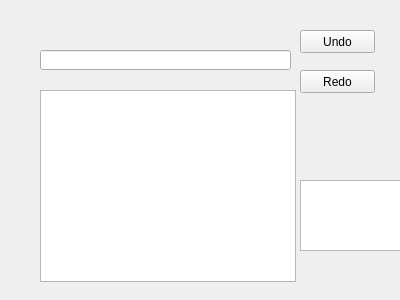
<?xml version="1.0" encoding="UTF-8"?>
<ui version="4.0">
 <class>dictionarywidget</class>
 <widget class="QWidget" name="dictionarywidget">
  <property name="geometry">
   <rect>
    <x>0</x>
    <y>0</y>
    <width>400</width>
    <height>300</height>
   </rect>
  </property>
  <property name="windowTitle">
   <string>dictionarywidget</string>
  </property>
  <widget class="QListView" name="listView">
   <property name="geometry">
    <rect>
     <x>40</x>
     <y>90</y>
     <width>256</width>
     <height>192</height>
    </rect>
   </property>
  </widget>
  <widget class="QLineEdit" name="lineEdit">
   <property name="geometry">
    <rect>
     <x>40</x>
     <y>50</y>
     <width>251</width>
     <height>20</height>
    </rect>
   </property>
  </widget>
  <widget class="QPushButton" name="pushButton">
   <property name="geometry">
    <rect>
     <x>300</x>
     <y>30</y>
     <width>75</width>
     <height>23</height>
    </rect>
   </property>
   <property name="text">
    <string>Undo</string>
   </property>
  </widget>
  <widget class="QPushButton" name="pushButton_2">
   <property name="geometry">
    <rect>
     <x>300</x>
     <y>70</y>
     <width>75</width>
     <height>23</height>
    </rect>
   </property>
   <property name="text">
    <string>Redo</string>
   </property>
  </widget>
  <widget class="QTextEdit" name="textEdit">
   <property name="geometry">
    <rect>
     <x>300</x>
     <y>180</y>
     <width>104</width>
     <height>71</height>
    </rect>
   </property>
   <property name="html">
    <string>&lt;!DOCTYPE HTML PUBLIC &quot;-//W3C//DTD HTML 4.0//EN&quot; &quot;http://www.w3.org/TR/REC-html40/strict.dtd&quot;&gt;
&lt;html&gt;&lt;head&gt;&lt;meta name=&quot;qrichtext&quot; content=&quot;1&quot; /&gt;&lt;style type=&quot;text/css&quot;&gt;
p, li { white-space: pre-wrap; }
&lt;/style&gt;&lt;/head&gt;&lt;body style=&quot; font-family:'SimSun'; font-size:9pt; font-weight:400; font-style:normal;&quot;&gt;
&lt;p style=&quot;-qt-paragraph-type:empty; margin-top:0px; margin-bottom:0px; margin-left:0px; margin-right:0px; -qt-block-indent:0; text-indent:0px;&quot;&gt;&lt;/p&gt;
&lt;p style=&quot;-qt-paragraph-type:empty; margin-top:0px; margin-bottom:0px; margin-left:0px; margin-right:0px; -qt-block-indent:0; text-indent:0px;&quot;&gt;&lt;/p&gt;&lt;/body&gt;&lt;/html&gt;</string>
   </property>
  </widget>
 </widget>
 <layoutdefault spacing="6" margin="11"/>
 <resources/>
 <connections/>
</ui>
